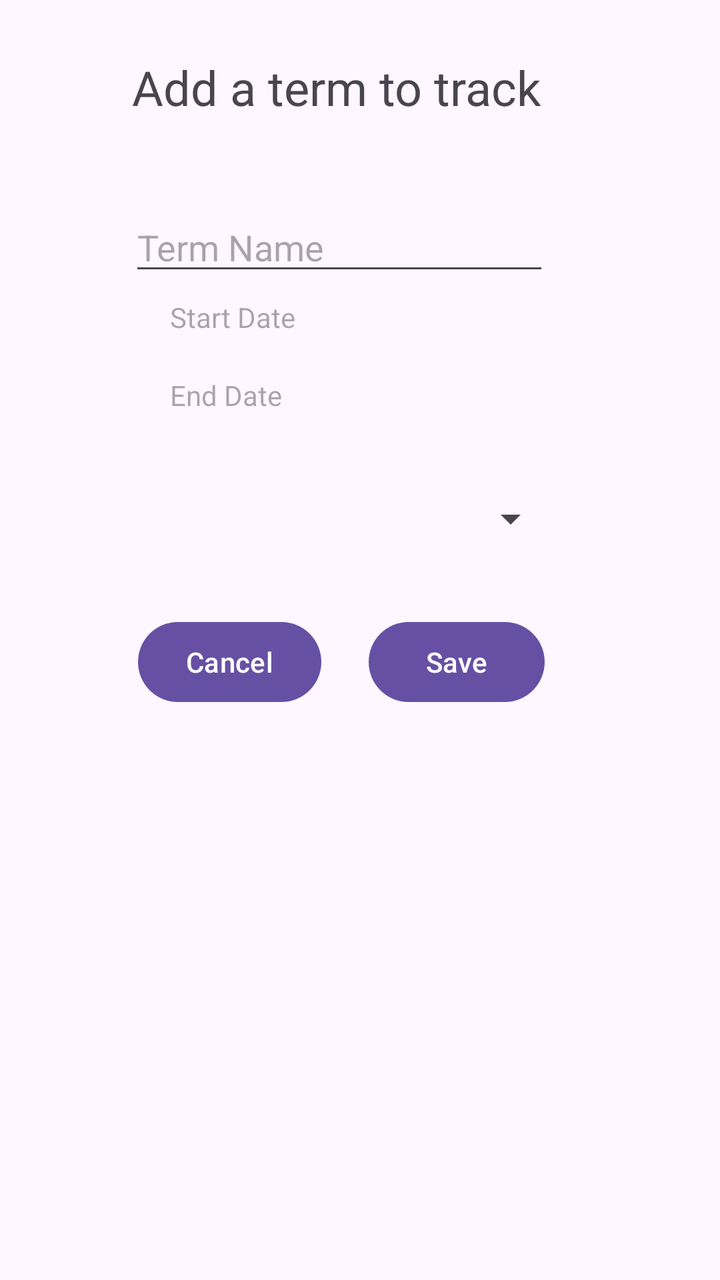
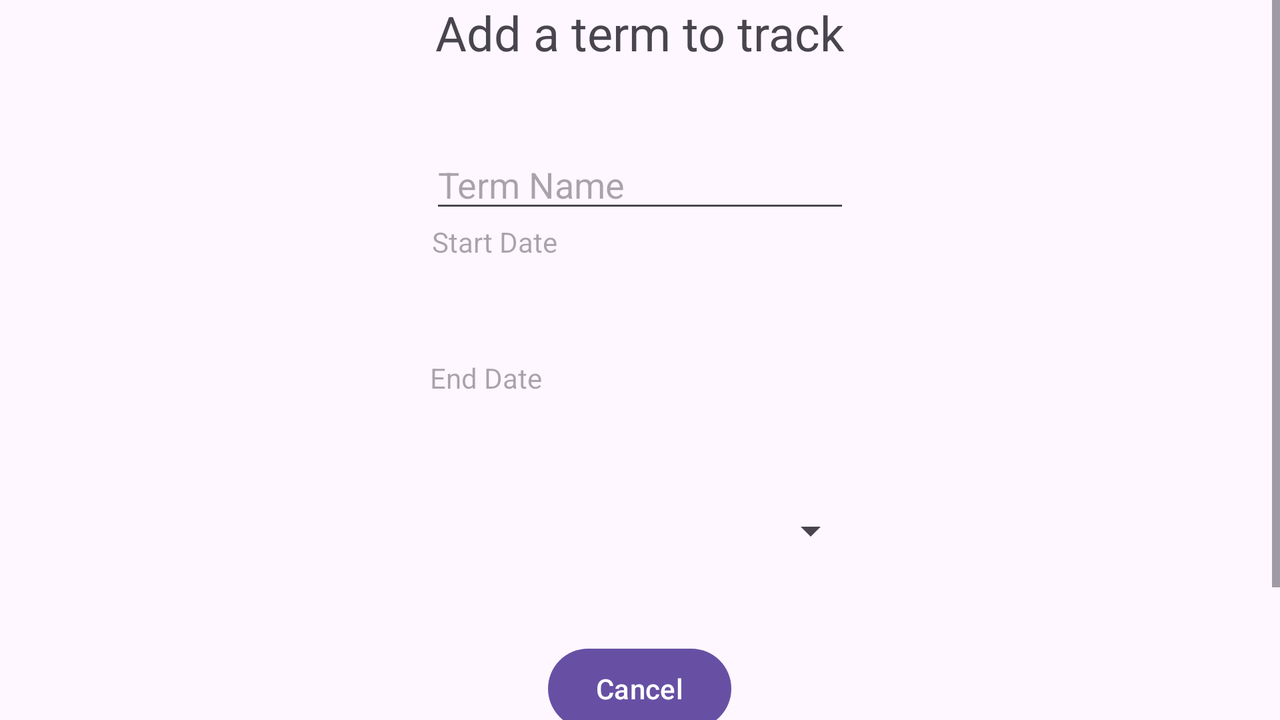

An Android layout and its configuration variant, each rendered on a device that would load it. The default file and the variant file are quoted in full after the pictures.
<!-- AndroidManifest.xml: application theme Theme.AppCompat.Light.DarkActionBar -->
<!-- res/layout/activity_scheduler_add_term.xml -->
<?xml version="1.0" encoding="utf-8"?>
<androidx.constraintlayout.widget.ConstraintLayout xmlns:android="http://schemas.android.com/apk/res/android"
    xmlns:app="http://schemas.android.com/apk/res-auto"
    xmlns:tools="http://schemas.android.com/tools"
    android:id="@+id/coordinatorLayout"
    android:layout_width="match_parent"
    android:layout_height="match_parent"
    android:fitsSystemWindows="true"
    android:textAlignment="center"
    android:configChanges="keyboardHidden|orientation"
    tools:context=".SchedulerAddActivity">

    <TextView
        android:id="@+id/scheduler_add_title"
        android:layout_width="215dp"
        android:layout_height="34dp"
        android:text="Add a term to track"
        android:textAlignment="center"
        android:textSize="24sp"
        app:layout_constraintBottom_toBottomOf="parent"
        app:layout_constraintEnd_toEndOf="parent"
        app:layout_constraintHorizontal_bias="0.418"
        app:layout_constraintStart_toStartOf="parent"
        app:layout_constraintTop_toTopOf="parent"
        app:layout_constraintVertical_bias="0.045" />

    <EditText
        android:id="@+id/scheduler_add_name"
        android:layout_width="wrap_content"
        android:layout_height="wrap_content"
        android:layout_marginTop="36dp"
        android:ems="10"
        android:hint="Term Name"
        android:inputType="text"
        app:layout_constraintBottom_toBottomOf="parent"
        app:layout_constraintEnd_toEndOf="parent"
        app:layout_constraintHorizontal_bias="0.432"
        app:layout_constraintStart_toStartOf="parent"
        app:layout_constraintTop_toBottomOf="@+id/scheduler_add_title"
        app:layout_constraintVertical_bias="0.008" />

    <TextView
        android:id="@+id/scheduler_add_start_date"
        android:layout_width="wrap_content"
        android:layout_height="wrap_content"
        android:ems="10"
        android:hint="Start Date"
        app:layout_constraintBottom_toBottomOf="parent"
        app:layout_constraintEnd_toEndOf="parent"
        app:layout_constraintHorizontal_bias="0.432"
        app:layout_constraintStart_toStartOf="parent"
        app:layout_constraintTop_toTopOf="parent"
        app:layout_constraintVertical_bias="0.24" />

    <TextView
        android:id="@+id/scheduler_add_end_date"
        android:layout_width="wrap_content"
        android:layout_height="wrap_content"
        android:layout_marginTop="20dp"
        android:ems="10"
        android:hint="End Date"
        app:layout_constraintBottom_toBottomOf="parent"
        app:layout_constraintEnd_toEndOf="parent"
        app:layout_constraintHorizontal_bias="0.432"
        app:layout_constraintStart_toStartOf="parent"
        app:layout_constraintTop_toBottomOf="@+id/scheduler_add_start_date"
        app:layout_constraintVertical_bias="0.0" />

    <Button
        android:id="@+id/scheduler_add_cancel_button"
        android:layout_width="wrap_content"
        android:layout_height="wrap_content"
        android:layout_marginTop="100dp"
        android:text="Cancel"
        app:layout_constraintEnd_toEndOf="parent"
        app:layout_constraintHorizontal_bias="0.257"
        app:layout_constraintStart_toStartOf="parent"
        app:layout_constraintTop_toBottomOf="@+id/scheduler_add_end_date" />

    <Button
        android:id="@+id/scheduler_add_term_save_button"
        android:layout_width="wrap_content"
        android:layout_height="wrap_content"
        android:layout_marginTop="100dp"
        android:text="Save"
        app:layout_constraintEnd_toEndOf="parent"
        app:layout_constraintHorizontal_bias="0.678"
        app:layout_constraintStart_toStartOf="parent"
        app:layout_constraintTop_toBottomOf="@+id/scheduler_add_end_date" />

    <Spinner
        android:id="@+id/scheduler_spinner"
        android:layout_width="219dp"
        android:layout_height="60dp"
        app:layout_constraintBottom_toBottomOf="parent"
        app:layout_constraintEnd_toEndOf="parent"
        app:layout_constraintHorizontal_bias="0.427"
        app:layout_constraintStart_toStartOf="parent"
        app:layout_constraintTop_toBottomOf="@+id/scheduler_add_end_date"
        app:layout_constraintVertical_bias="0.06" />
</androidx.constraintlayout.widget.ConstraintLayout>
<!-- resources referenced by this layout -->
<resources>
  <style name="Theme.AppCompat.Light.DarkActionBar" parent="Base.Theme.AppCompat.Light.DarkActionBar" />
  <style name="Base.Theme.AppCompat.Light.DarkActionBar" parent="Theme.Material3.DayNight.NoActionBar">
          
          
      </style>
</resources>
<!-- res/layout-land/activity_scheduler_add_term.xml (the repository's variant of the layout above) -->
<!-- drawn on the phone turned sideways -->
<?xml version="1.0" encoding="utf-8"?>
<androidx.constraintlayout.widget.ConstraintLayout xmlns:android="http://schemas.android.com/apk/res/android"
    xmlns:app="http://schemas.android.com/apk/res-auto"
    xmlns:tools="http://schemas.android.com/tools"
    android:id="@+id/coordinatorLayout"
    android:layout_width="match_parent"
    android:layout_height="match_parent"
    android:fitsSystemWindows="true"
    android:textAlignment="center"
    android:configChanges="keyboardHidden|orientation"
    tools:context=".SchedulerAddActivity">

    <ScrollView
        android:layout_width="match_parent"
        android:layout_height="match_parent"
        app:layout_constraintBottom_toBottomOf="parent"
        app:layout_constraintEnd_toEndOf="parent"
        app:layout_constraintStart_toStartOf="parent"
        app:layout_constraintTop_toTopOf="parent">

        <LinearLayout
            android:layout_width="match_parent"
            android:layout_height="wrap_content"
            android:gravity="center_horizontal"
            android:orientation="vertical">

            <TextView
                android:id="@+id/scheduler_add_title"
                android:layout_width="215dp"
                android:layout_height="34dp"
                android:text="Add a term to track"
                android:textAlignment="center"
                android:textSize="24sp" />

            <EditText
                android:id="@+id/scheduler_add_name"
                android:layout_width="wrap_content"
                android:layout_height="wrap_content"
                android:layout_marginTop="36dp"
                android:ems="10"
                android:hint="Term Name"
                android:inputType="text" />

            <TextView
                android:id="@+id/scheduler_add_start_date"
                android:layout_width="208dp"
                android:layout_height="48dp"
                android:ems="10"
                android:hint="Start Date" />

            <TextView
                android:id="@+id/scheduler_add_end_date"
                android:layout_width="210dp"
                android:layout_height="56dp"
                android:layout_marginTop="20dp"
                android:ems="10"
                android:hint="End Date" />

            <Spinner
                android:id="@+id/scheduler_spinner"
                android:layout_width="219dp"
                android:layout_height="60dp" />

            <Button
                android:id="@+id/scheduler_add_cancel_button"
                android:layout_width="wrap_content"
                android:layout_height="wrap_content"
                android:layout_marginTop="25dp"
                android:text="Cancel" />

            <Button
                android:id="@+id/scheduler_add_term_save_button"
                android:layout_width="wrap_content"
                android:layout_height="wrap_content"
                android:layout_marginTop="25dp"
                android:text="Save" />
        </LinearLayout>
    </ScrollView>

</androidx.constraintlayout.widget.ConstraintLayout>
